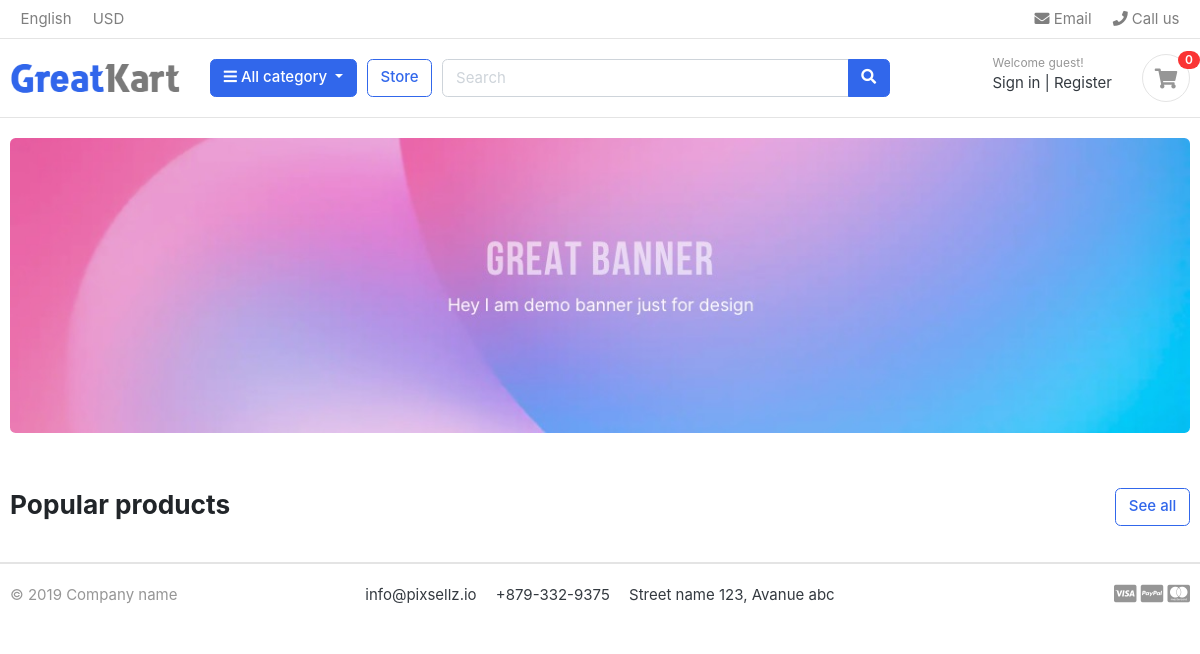
/, run on an earlier commit of the app's database.
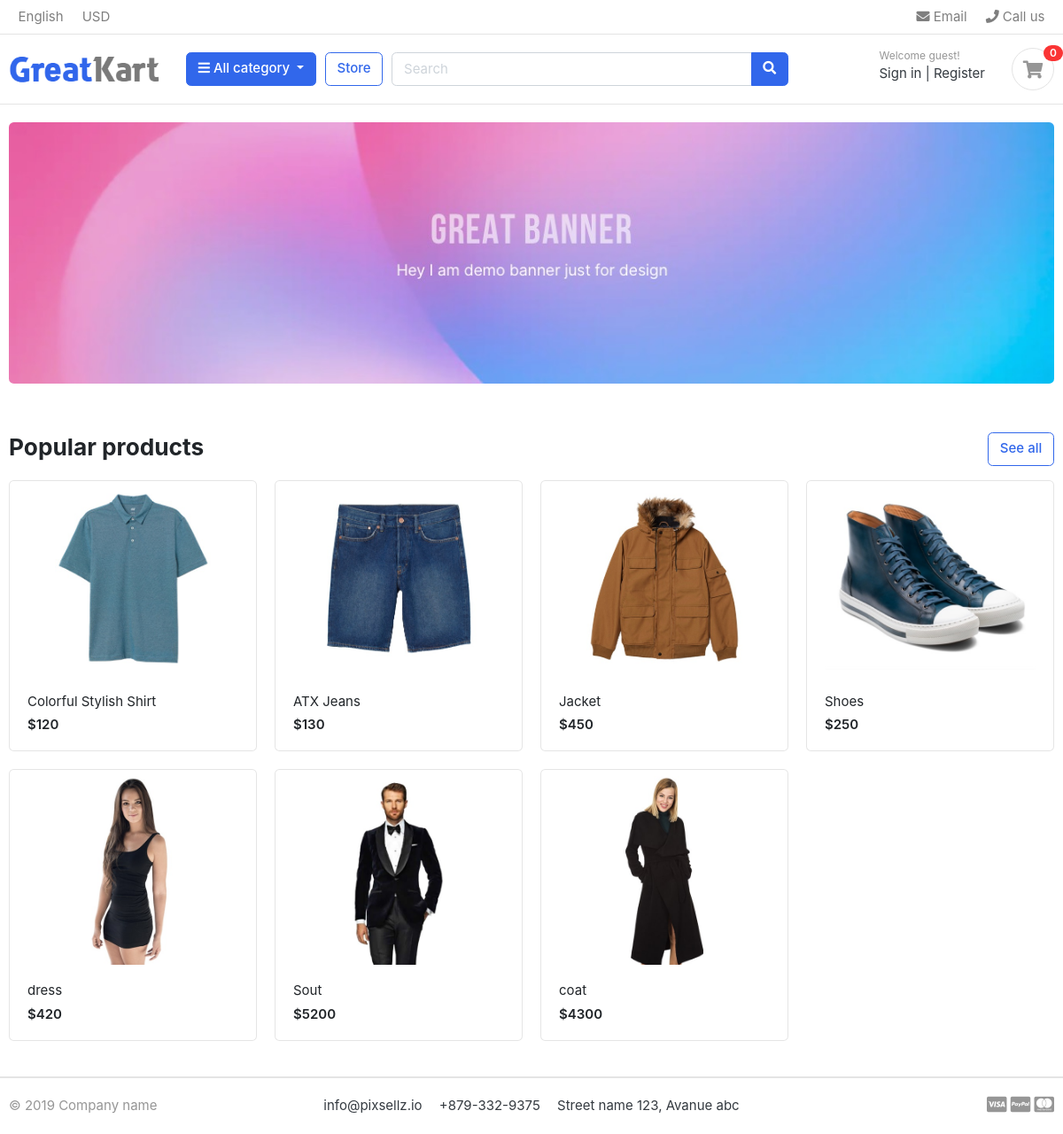
And on a later commit of the database.
### store/models.py (models this page shows)
class Product(models.Model):
    name = models.CharField( max_length=50 , unique=True)
    slug = models.SlugField(max_length=50 , unique=True)
    description = models.TextField( max_length=2000 , blank=True)
    image = models.ImageField( upload_to='product_img')
    price = models.IntegerField()
    stock = models.IntegerField()
    is_available = models.BooleanField(default=True)
    category = models.ForeignKey("category.Category", verbose_name=("category product"), on_delete=models.CASCADE)
    created_at = models.DateTimeField(auto_now_add=True)
    modified_date = models.DateField( auto_now=True)
    def get_absolute_url(self):
        return reverse("store:product_detail", args=[self.category.slug ,self.slug])
    def __str__(self):
        return self.name

### settings/views.py (the view)
# urls.py: 2. Add a URL to urlpatterns:  path('', views.home, name='home')
def home(request):
    product = Product.objects.all().filter(is_available=True)
    return render(request, 'settings/home.html',{
        'product' : product
    })

### carts/context_processors.py (called while the page is built)
def counter(request):
    cart_count = 0
    if 'admin' in request.path:
        return{}
    else :
        try :
            cart = Cart.objects.filter(cart_id=_cart_id(request))
            cart_items = CartItem.objects.all().filter(cart=cart[:1])
            for cart_item in cart_items:
                cart_count+=cart_item.quantity
        except Cart.DoesNotExist:
            cart_count=0
    return dict(cart_count=cart_count)

### carts/views.py (called while the page is built)
def _cart_id(request):
    cart = request.session.session_key
    if not cart:
        cart = request.session.create()
    return cart

### category/context_processor.py (called while the page is built)
def menu_links(request):
    links = Category.objects.all()
    return dict(links=links)

### category/models.py (called while the page is built)
    def get_url(self):
        return reverse('store:product_by_category',args=[self.slug])

    def __str__(self):
        return str(self.name)

### settings/templates/settings/home.html
{% extends 'base.html' %}
{% load static %}
{% block body %}
	<section class="section-intro padding-y-sm">
		<div class="container">
			<div class="intro-banner-wrap">
				<img src="{% static 'images/banners/1.jpg'%}" class="img-fluid rounded">
			</div>
		</div>
	</section>
	<section class="section-name padding-y-sm">
		<div class="container">
			<header class="section-heading">
				<a href="{%url 'store:store'%}" class="btn btn-outline-primary float-right">See all</a>
				<h3 class="section-title">Popular products</h3>
			</header>
			<div class="row">
				{% for product in product %}
				<div class="col-md-3">
					<div class="card card-product-grid">
						<a href="{{product.get_absolute_url}}" class="img-wrap"> <img src="{{product.image.url}}"> </a>
						<figcaption class="info-wrap">
							<a href="{{product.get_absolute_url}}" class="title">{{product}}</a>
							<div class="price mt-1">${{product.price}}</div>
						</figcaption>
					</div>
				</div>
				{% endfor %}
			</div>
		</div>
	</section>
{% endblock body %}

### templates/base.html (shortened to what this page needs)
{% load static %}
<!DOCTYPE HTML>
<html lang="en">
<head>
    <link href="{% static 'css/bootstrap.css'%}" rel="stylesheet" type="text/css" />
    <link href="{% static 'fonts/fontawesome/css/all.min.css'%}" type="text/css" rel="stylesheet">
    <link href="{% static 'css/ui.css'%}" rel="stylesheet" type="text/css" />
    <link href="{% static 'css/responsive.css'%}" rel="stylesheet" media="only screen and (max-width: 1200px)" />
</head>
<body>
    <header class="section-header">
        <nav class="navbar p-md-0 navbar-expand-sm navbar-light border-bottom">
            <div class="container">
                <div class="collapse navbar-collapse" id="navbarTop4">
                    <ul class="navbar-nav mr-auto">
                        <li class="nav-item dropdown">
                            <a href="#" class="nav-link"> English </a>
                        </li>
                        <li class="nav-item dropdown">
                            <a href="#" class="nav-link"> USD </a>
                        </li>
                    </ul>
                    <ul class="navbar-nav">
                        <li><a href="#" class="nav-link"> <i class="fa fa-envelope"></i> Email </a></li>
                        <li><a href="#" class="nav-link"> <i class="fa fa-phone"></i> Call us </a></li>
                    </ul>
                </div>
            </div>
        </nav>
        <section class="header-main border-bottom">
            <div class="container">
                <div class="row align-items-center">
                    <div class="col-lg-2 col-md-3 col-6">
                        <a href="/" class="brand-wrap">
                            <img class="logo" src="{% static './images/logo.png'%}">
                        </a>
                    </div>
                    <div class="col-lg col-sm col-md col-6 flex-grow-0">
                        <div class="category-wrap dropdown d-inline-block float-right">
                            <button type="button" class="btn btn-primary dropdown-toggle" data-toggle="dropdown">
                                <i class="fa fa-bars"></i> All category
                            </button>
                        </div>
                    </div>
                    <a href="{%url 'store:store'%}" method="GET" class="btn btn-outline-primary">Store</a>
                    <div class="col-lg  col-md-6 col-sm-12 col">
                        <form action="{% url 'store:search' %}" class="search">
                            <div class="input-group w-100">
                                <input type="text" class="form-control" style="width:60%;" placeholder="Search" name="q">
                                <div class="input-group-append">
                                    <button class="btn btn-primary" type="submit">
                                        <i class="fa fa-search"></i>
                                    </button>
                                </div>
                            </div>
                        </form>
                    </div>
                    <div class="col-lg-3 col-sm-6 col-8 order-2 order-lg-3">
                        <div class="d-flex justify-content-end mb-3 mb-lg-0">
                            <div class="widget-header">
                                <small class="title text-muted">Welcome guest!</small>
                                <div>
                                    {% if user.is_authenticated %}
                                    <a href="{% url 'accounts:profile'%}">Profile</a> <span class="dark-transp"> | </span>
                                    <a href="{% url 'logout'%}"> Logout</a>
                                    {% else %}
                                    <a href="{% url 'login'%}">Sign in</a> <span class="dark-transp"> | </span>
                                    <a href="{% url 'accounts:signup'%}"> Register</a>
                                    {% endif %}
                                </div>
                            </div>
                            <a href="{% url 'carts:cart'%}" class="widget-header pl-3 ml-3">
                                <div class="icon icon-sm rounded-circle border"><i class="fa fa-shopping-cart"></i>
                                </div>
                                <span class="badge badge-pill badge-danger notify">{{cart_count}}</span>
                            </a>
                        </div>
                    </div>
                </div>
            </div>
        </section>
    </header>
        {% block body %}
        {% endblock body %}
    <footer class="section-footer border-top">
        <div class="container">
            <section class="footer-bottom border-top row">
                <div class="col-md-2">
                    <p class="text-muted"> &copy 2019 Company name </p>
                </div>
                <div class="col-md-8 text-md-center">
                    <span class="px-2">info@pixsellz.io</span>
                    <span class="px-2">+879-332-9375</span>
                    <span class="px-2">Street name 123, Avanue abc</span>
                </div>
                <div class="col-md-2 text-md-right text-muted">
                    <i class="fab fa-lg fa-cc-visa"></i>
                    <i class="fab fa-lg fa-cc-paypal"></i>
                    <i class="fab fa-lg fa-cc-mastercard"></i>
                </div>
            </section>
        </div>
    </footer>
</body>
</html>

### static/css/ui.css (style rules this page uses)
html { font-family: "Inter", sans-serif; font-size: 15px; }
.img-wrap { text-align: center; display: block; }
.img-wrap img { max-width: 100%; }
.icon-xs, .icon-sm, .icon-md, .icon-lg { display: inline-block; text-align: center; flex-shrink: 0; flex-grow: 0; }
.icon-sm { width: 48px; height: 48px; line-height: 48px !important; font-size: 20px; }
.padding-y-sm { padding-top: 20px; padding-bottom: 20px; }
.section-heading { margin-bottom: 20px; margin-top: 15px; }
.section-title { color: #212529; }
p:last-child { margin-bottom: 0; }
.header-main { position: relative; padding-top: 1rem; padding-bottom: 1rem; }
.brand-wrap .logo, .navbar-brand .logo { margin-right: 7px; max-height: 42px; display: inline-block; }
.widget-header { display: inline-block; vertical-align: middle; position: relative; }
.widget-header a { color: #343a40; }
.widget-header i { color: #969696; }
.widget-header .title { display: block; }
.widget-header .notify { position: absolute; top: -3px; right: -10px; }
.footer-bottom { padding-top: 20px; padding-bottom: 20px; }
[class*=card-product] a.title { color: #212529; display: block; }
[class*=card-product] .img-wrap { overflow: hidden; position: relative; }
[class*=card-product] .img-wrap img { height: 100%; max-width: 100%; width: auto; display: inline-block; -o-object-fit: cover; object-fit: cover; }
.card-product-grid { margin-bottom: 20px; }
.card-product-grid .img-wrap { border-radius: 0.2rem 0.2rem 0 0; height: 220px; }
.card-product-grid .info-wrap { overflow: hidden; padding: 18px 20px; }
.card .img-wrap { overflow: hidden; }
.notify { position: absolute; top: -4px; right: -10px; display: inline-block; padding: 0.25em 0.6em; font-size: 12px; line-height: 1; text-align: center; border-radius: 3rem; color: #fff; background-color: #fa3434; }
.price { font-weight: 600; color: #212529; }

What changed in the data, as far as the page shows it:
added Product: image (picture), name "Colorful Stylish Shirt", price "120"
added Product: image (picture), name "ATX Jeans", price "130"
added Product: image (picture), name "Jacket", price "450"
added Product: image (picture), name "Shoes", price "250"
added Product: image (picture), name "dress", price "420"
added Product: image (picture), name "Sout", price "5200"
added Product: image (picture), name "coat", price "4300"
